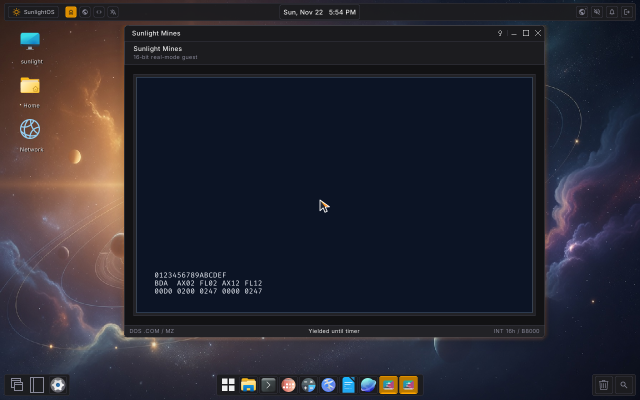
#> input picture docs/audit/chronos-dn/dn-29/probe/initial.png, 1280 x 800 px, found by its file name (shown at 1/2 size)
$ python probe_scanout.py probe/initial.png
#> lines starting #> are read from the running program, lines starting #| are printed output that depends on the picture
"""Decode the probe's hexadecimal text directly from captured scanout pixels."""

from pathlib import Path
import sys

from PIL import Image


def masks(path, top, count):
#> called with top = 542, count = 16
    with Image.open(path) as frame:
#> frame is the input picture: PIL image 1280x800 RGB; mean R, G, B 40.7, 39.7, 49.4
        gray = frame.convert("L")
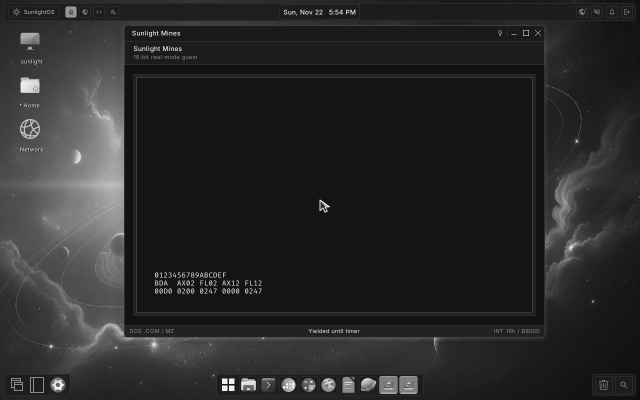
#> gray: PIL image 1280x800 L (shown at 1/2 size); min 0, max 255, mean 41.2
        return [
            tuple(gray.getpixel((309 + 9 * col + x, top + y)) > 110
                  for y in range(16) for x in range(9))
            for col in range(count)
        ]


def verify(root):
    digits = "0123456789ABCDEF"
    glyphs = dict(zip(masks(root / "initial.png", 542, len(digits)), digits))
#> glyphs = 16 items
    assert len(glyphs) == len(digits)
    glyphs[(False,) * 144] = " "
    expected = {"initial": 0}
    for side, first, second in (("shift", 2, 1), ("shift_r", 1, 2)):
        for suffix, bits in [
            ("make", first), ("both", 3), ("first-break", second), ("second-break", 0),
            ("before-focus-loss", 3), ("focus-lost", 0), ("focus-regained", 0),
            ("delayed-first-break", 0), ("delayed-held-snapshot", 0),
            ("delayed-second-break", 0), ("fresh-make", second), ("fresh-break", 0),
        ]:
            expected[f"{side}-{suffix}"] = bits
    for name, bits in expected.items():
        row = "".join(glyphs[mask] for mask in masks(root / f"{name}.png", 574, 24))
        wanted = f"00D{bits} 020{bits} 0247 000{bits} 0247"
        assert row == wanted, (name, row, wanted)
        print(f"{name:32} {row}")
#| initial                          00D0 0200 0247 0000 0247
    print(f"{len(expected)} native scanout samples matched")


if __name__ == "__main__":
#> (the run stopped early here; a loop or call above may not have finished)
